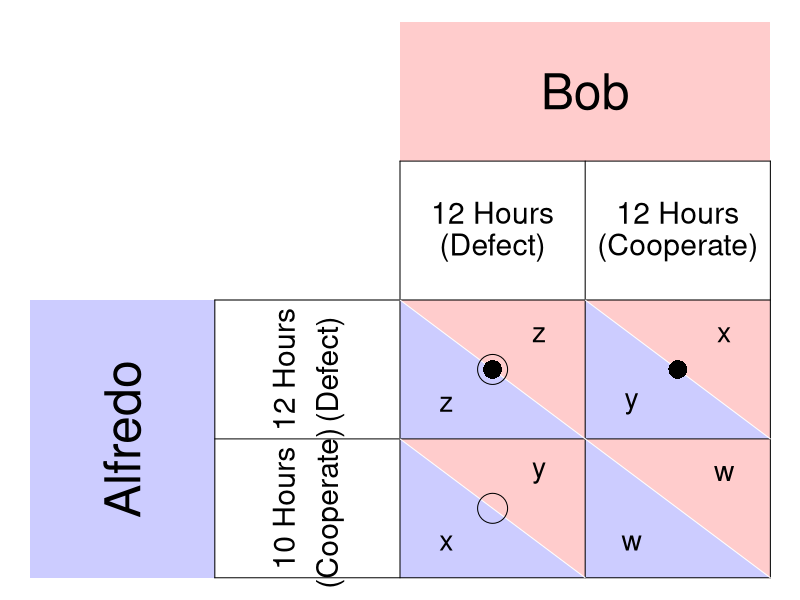

The R source for this figure:
require(ggplot2)
require(shape)
pdf(file = "society/matrix_fishermen_inverted.pdf", width = 9, height = 7)

par(mar =  c(0, 0, 0, 0))
xlims <- c(0, 8)
ylims <- c(0, 8)

#TextSizes
PlayerSize <- 3
StratSize <- 1.8
PayoffSize <- 1.7
p1fadelevel <- 0.2
p2fadelevel <- 0.2

#Payoffs are listed as c("NW", "SW", "NE", "SE")

#Considerations for Player 1
P1Name <- c("Alfredo")
P1Strat <- c("12 Hours", "10 Hours")
P1Strat2 <- c("(Defect)", "(Cooperate)")
P1Payoffs <- c("z", "x", "y", "w")
P1BR1 <- c("NW") #Must be NW or SW - the BR prints accordingly. 
P1BR2 <- c("NE") #Must be NE or SE - the BR prints accordingly. 
P1bestsize <- 2.5 #Adjusts size of point indicating best response of P1
#NW = (5, 3); SW = (5,1); NE = (7, 3); SE = (7, 1)

#Considerations for Player 2
P2Name <- c("Bob")
P2Strat <- c("12 Hours", "12 Hours")
P2Strat2 <- c("(Defect)", "(Cooperate)")
P2Payoffs <- c("z", "y", "x", "w")
P2BR1 <- c("NW") #Must be NW or SW - the BR prints accordingly. 
P2BR2 <- c("SW") #Must be NE or SE - the BR prints accordingly. 
P2bestsize <- 4 #Adjusts size of circle indicating best response of P1

plot(0, 0, xlim = xlims, ylim = ylims, type = "n",
     xlab = expression(""),
     ylab = expression(""),
     xaxt = "n", 
     yaxt = "n", 
     cex.lab = 2, 
     bty = "n")



#Color and label for Player 1 and their strategies
polygon(c(0,0,2,2,0), c(0,4,4,0,0), col=rgb(0, 0, 1, p1fadelevel), density=NULL, border = NA)
text(1, 2, P1Name[1], srt = 90, cex = PlayerSize)

text(2.75, 3, P1Strat[1], cex = StratSize, srt = 90)
text(3.25, 3, P1Strat2[1], cex = StratSize, srt = 90)
text(2.75, 1, P1Strat[2], cex = StratSize, srt = 90)
text(3.25, 1, P1Strat2[2], cex = StratSize, srt = 90)


#Color and label for Player 2
polygon(c(4,4,8,8,4), c(8,6,6,8,8), col=rgb(1, 0, 0, p2fadelevel), density=NULL, border = NA)
text(6, 7, P2Name[1], cex = PlayerSize)

text(5, 5.25, P2Strat[1], cex = StratSize)
text(5, 4.75, P2Strat2[1], cex = StratSize)
text(7, 5.25, P2Strat[2], cex = StratSize)
text(7, 4.75, P2Strat2[2], cex = StratSize)

#NorthWest cell 
#P1
polygon(c(4,4,6,4), c(4,2,2,4), col=rgb(0, 0, 1, p1fadelevel), density=NULL, border = NA)
#P2
polygon(c(4,6,6,4), c(4,4,2,4), col=rgb(1, 0, 0, p2fadelevel), density=NULL, border = NA)

#P1
text(4.5, 2.5, P1Payoffs[1], cex = PayoffSize)
#P2
text(5.5, 3.5, P2Payoffs[1], cex = PayoffSize)

#SouthWest cell  
#P1
polygon(c(4,4,6,4), c(2,0,0,2), col=rgb(0, 0, 1, p1fadelevel), density=NULL, border = NA)
#P2
polygon(c(4,6,6,4), c(2,2,0,2), col=rgb(1, 0, 0, p2fadelevel), density=NULL, border = NA)

#P1
text(4.5, 0.5, P1Payoffs[2], cex = PayoffSize)
#P2
text(5.5, 1.5, P2Payoffs[2], cex = PayoffSize)


#NorthEast cell 
#P1
polygon(c(6,6,8,6), c(4,2,2,4), col=rgb(0, 0, 1, p1fadelevel), density=NULL, border = NA)
#P2
polygon(c(6,8,8,6), c(4,4,2,4), col=rgb(1, 0, 0, p2fadelevel), density=NULL, border = NA)
#P1
text(6.5, 2.5, P1Payoffs[3], cex = PayoffSize)
#P2
text(7.5, 3.5, P2Payoffs[3], cex = PayoffSize)

#SouthEast cell 
#P1
polygon(c(6,6,8,6), c(2,0,0,2), col=rgb(0, 0, 1, p1fadelevel), density=NULL, border = NA)
#P2
polygon(c(6,8,8,6), c(2,2,0,2), col=rgb(1, 0, 0, p2fadelevel), density=NULL, border = NA)
#P1
text(6.5, 0.5, P1Payoffs[4], cex = PayoffSize)
#P2
text(7.5, 1.5, P2Payoffs[4], cex = PayoffSize)


#Lines for the Table
segments(8, 0, 8, 6, lty = 1, col = "black")
segments(4, 6, 8, 6, lty = 1, col = "black")
segments(2, 0, 2, 4, lty = 1, col = "black")
segments(2, 0, 8, 0, lty = 1, col = "black")
segments(2, 4, 8, 4, lty = 1, col = "black")
segments(4, 0, 4, 6, lty = 1, col = "black")
segments(2, 2, 8, 2, lty = 1, col = "black")
segments(6, 0, 6, 6, lty = 1, col = "black")

#Diagonals
#NW
segments(4, 4, 6, 2, lty = 1, col = "white")
#NE
segments(6, 4, 8, 2, lty = 1, col = "white")
#SW
segments(4, 2, 6, 0, lty = 1, col = "white")
#Se
segments(6, 2, 8, 0, lty = 1, col = "white")


#Best responses 
#P1 
if (P1BR1[1] == "NW"){
  points(5, 3, pch = 16, col = "black", cex = P1bestsize)
} else{points(5, 1, pch = 16, col = "black", cex = P1bestsize)
}

if (P1BR2[1] == "NE"){
  points(7, 3, pch = 16, col = "black", cex = P1bestsize)
} else{points(7, 1, pch = 16, col = "black", cex = P1bestsize)
}


#P2
if (P2BR1[1] == "NW"){
  points(5, 3, pch = 1, col = "black", cex = P2bestsize)
} else{points(7, 3, pch = 1, col = "black", cex = P2bestsize)
}

if (P2BR2[1] == "SW"){
  points(5, 1, pch = 1, col = "black", cex = P2bestsize)
} else{points(7, 1, pch = 1, col = "black", cex = P2bestsize)
}

dev.off()
